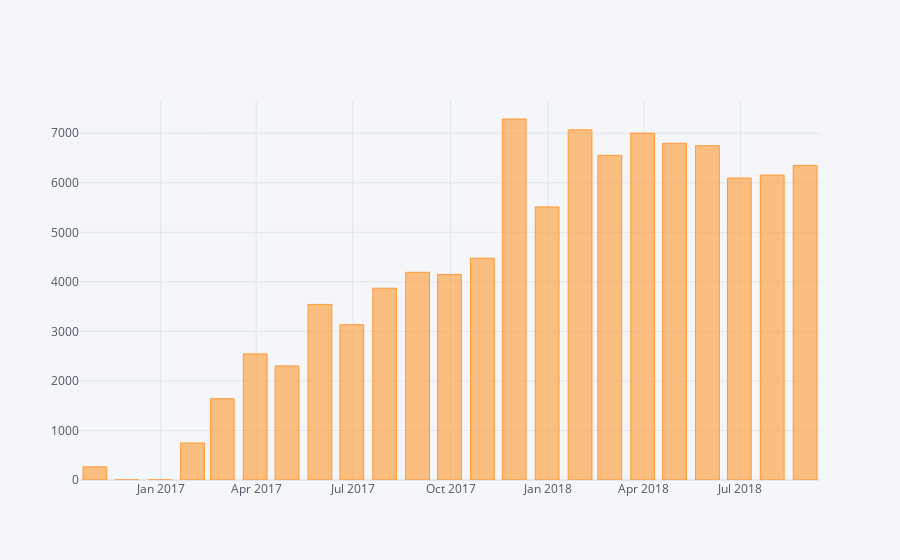

Here is the notebook cell this chart was saved with:
### Code cell
import chart_studio.plotly as py
import cufflinks as cf
cf.go_offline(connected=True)

orders_payments_month.iplot(kind = 'bar')

### Figure 1 — Plotly figure (JSON) as saved in the notebook; plotly's stock layout.template omitted (floating-point values rounded to 4 significant figures)
{"data": [{"marker": {"color": "rgba(255, 153, 51, 0.6)", "line": {"color": "rgba(255, 153, 51, 1.0)", "width": 1}}, "name": "payment_value", "orientation": "v", "text": "", "type": "bar", "x": ["2016-10-31", "2016-11-30", "2016-12-31", "2017-01-31", "2017-02-28", "2017-03-31", "2017-04-30", "2017-05-31", "2017-06-30", "2017-07-31", "2017-08-31", "2017-09-30", "2017-10-31", "2017-11-30", "2017-12-31", "2018-01-31", "2018-02-28", "2018-03-31", "2018-04-30", "2018-05-31", "2018-06-30", "2018-07-31", "2018-08-31"], "y": [265, 0, 1, 748, 1641, 2546, 2303, 3545, 3135, 3872, 4193, 4149, 4478, 7288, 5513, 7069, 6555, 7003, 6798, 6749, 6096, 6156, 6351]}], "layout": {"legend": {"bgcolor": "#F5F6F9", "font": {"color": "#4D5663"}}, "paper_bgcolor": "#F5F6F9", "plot_bgcolor": "#F5F6F9", "title": {"font": {"color": "#4D5663"}}, "xaxis": {"gridcolor": "#E1E5ED", "showgrid": true, "tickfont": {"color": "#4D5663"}, "title": {"font": {"color": "#4D5663"}, "text": ""}, "zerolinecolor": "#E1E5ED"}, "yaxis": {"gridcolor": "#E1E5ED", "showgrid": true, "tickfont": {"color": "#4D5663"}, "title": {"font": {"color": "#4D5663"}, "text": ""}, "zerolinecolor": "#E1E5ED"}}}
